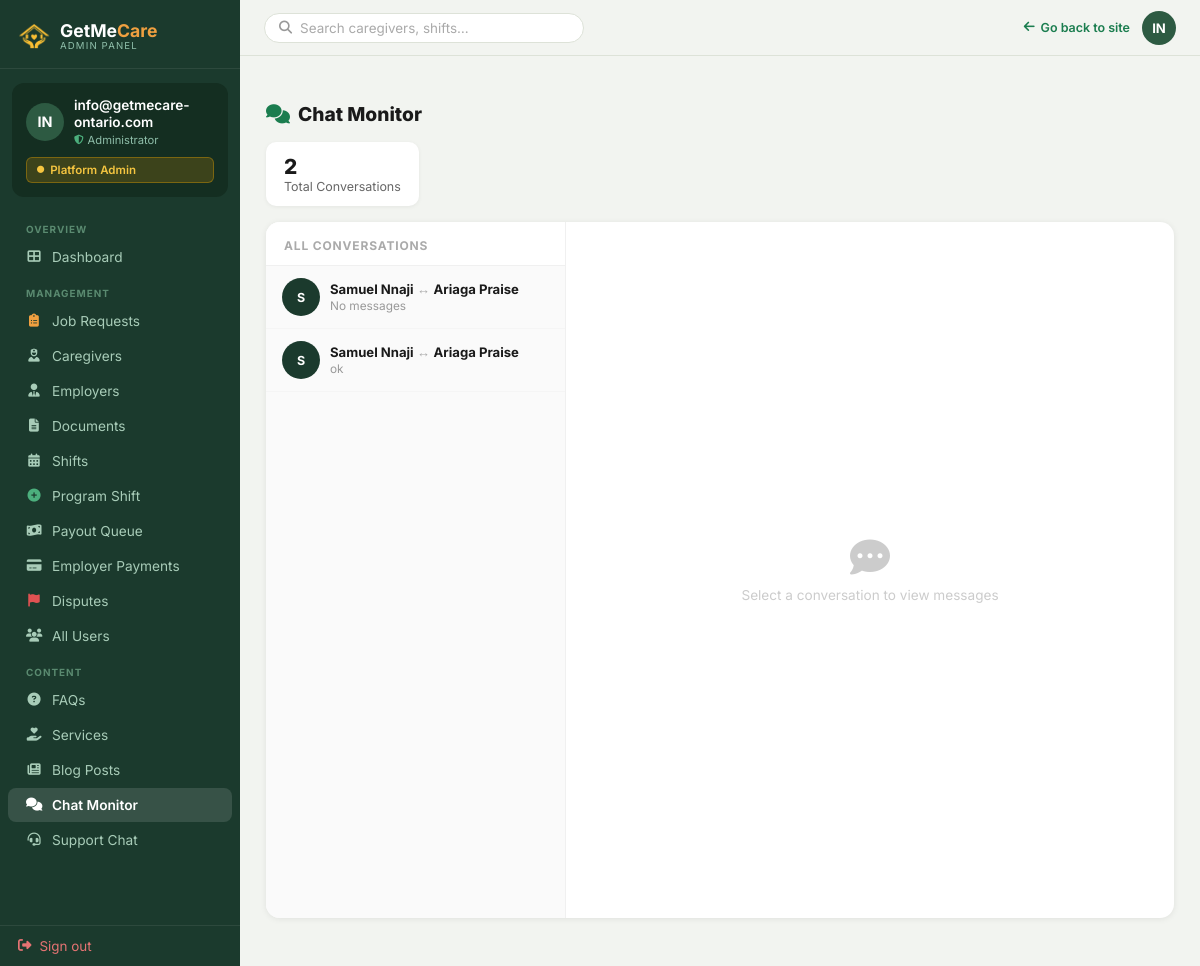
/chatbot/admin/monitor/ (signed in), run on the app's committed database.
### Account/models.py (models this page shows, shortened)
class CustomUser(AbstractUser):
    EMPLOYER = 'employer'
    CAREGIVER = 'caregiver'
    ROLE_CHOICES = [
        (EMPLOYER, 'Employer / Family'),
        (CAREGIVER, 'Caregiver / PSW'),
    ]
    role = models.CharField(
        max_length=20,
        choices=ROLE_CHOICES,
        default=EMPLOYER,
    )
    phone = models.CharField(max_length=20, blank=True)
    @property
    def is_admin(self):
        return self.is_superuser or self.is_staff
    @property
    def is_employer(self):
        return self.role == self.EMPLOYER and not self.is_admin
    @property
    def is_caregiver(self):
        return self.role == self.CAREGIVER and not self.is_admin

### Chatbot/models.py (models this page shows, shortened)
class DirectConversation(models.Model):
    participant_1 = models.ForeignKey(
        User, on_delete=models.CASCADE, related_name='conversations_as_p1'
    )
    participant_2 = models.ForeignKey(
        User, on_delete=models.CASCADE, related_name='conversations_as_p2'
    )
    created_at = models.DateTimeField(auto_now_add=True)
    updated_at = models.DateTimeField(auto_now=True)
    class Meta:
        ordering = ['-updated_at']
        unique_together = [('participant_1', 'participant_2')]
    def last_message(self):
        return self.direct_messages.last()

class DirectMessage(models.Model):
    conversation = models.ForeignKey(
        DirectConversation, on_delete=models.CASCADE, related_name='direct_messages'
    )
    sender = models.ForeignKey(
        User, on_delete=models.CASCADE, related_name='sent_direct_messages'
    )
    body = models.TextField()
    is_read = models.BooleanField(default=False)
    created_at = models.DateTimeField(auto_now_add=True)
    class Meta:
        ordering = ['created_at']

### Chatbot/views.py (the view)
# urls.py: path('admin/monitor/', views.admin_chat_monitor, name='admin_chat_monitor'),
@staff_member_required
def admin_chat_monitor(request):
    convs = DirectConversation.objects.all().select_related(
        'participant_1', 'participant_2'
    ).order_by('-updated_at')
    selected_conv = None
    chat_messages = []
    conv_id = request.GET.get('conv')
    if conv_id:
        selected_conv = get_object_or_404(DirectConversation, pk=conv_id)
        chat_messages = selected_conv.direct_messages.select_related('sender').all()
    conversations = []
    for conv in convs:
        last = conv.last_message()
        conversations.append({'conv': conv, 'last': last})
    return render(request, 'chat/admin-chat-monitor.html', {
        'conversations': conversations,
        'selected_conv': selected_conv,
        'chat_messages': chat_messages,
    })

### templates/chat/admin-chat-monitor.html (shortened to what this page needs)
﻿{% extends "AdminApp/base_admin.html" %}
{% block content %}
<div class="acm-page-title">
  <i class="fas fa-comments"></i> Chat Monitor
</div>
<div class="acm-stats">
  <div class="acm-stat">
    <strong>{{ conversations|length }}</strong>
    Total Conversations
  </div>
</div>
<div class="acm-grid">
  <div class="acm-sidebar tab-active" id="acm-sidebar">
    <div class="acm-sidebar-header">All Conversations</div>
    {% for item in conversations %}
    <a href="?conv={{ item.conv.pk }}" class="acm-conv-item {% if selected_conv and selected_conv.pk == item.conv.pk %}active{% endif %}">
      <div class="acm-conv-av">
        {% if item.conv.participant_1.first_name %}{{ item.conv.participant_1.first_name|first|upper }}{% else %}{{ item.conv.participant_1.username|first|upper }}{% endif %}
      </div>
      <div class="acm-conv-info">
        <div class="acm-conv-names">
          {{ item.conv.participant_1.get_full_name|default:item.conv.participant_1.username }}
          <span style="color:#aaa;font-weight:400"> ↔ </span>
          {{ item.conv.participant_2.get_full_name|default:item.conv.participant_2.username }}
        </div>
        <div class="acm-conv-preview">
          {% if item.last %}{{ item.last.body|truncatechars:40 }}{% else %}No messages{% endif %}
        </div>
      </div>
    </a>
    {% empty %}
    <div style="padding:30px 18px;text-align:center;color:#ccc;font-size:.82rem">No conversations yet</div>
    {% endfor %}
  </div>
  <div class="acm-main" id="acm-main">
    {% if selected_conv %}
    <div class="acm-main-header">
      <h3>
        {{ selected_conv.participant_1.get_full_name|default:selected_conv.participant_1.username }}
        &harr;
        {{ selected_conv.participant_2.get_full_name|default:selected_conv.participant_2.username }}
      </h3>
      <p>
        {{ selected_conv.participant_1.email }} &nbsp;|&nbsp;
        {{ selected_conv.participant_2.email }} &nbsp;·&nbsp;
        Started {{ selected_conv.created_at|date:"M d, Y" }}
        &nbsp;·&nbsp; {{ messages|length }} message{{ messages|length|pluralize }}
      </p>
    </div>
    <div class="acm-messages">
      {% for msg in chat_messages %}
      <div class="acm-msg">
        <div class="acm-msg-av">
          {% if msg.sender.first_name %}{{ msg.sender.first_name|first|upper }}{{ msg.sender.last_name|first|upper }}{% else %}{{ msg.sender.username|slice:":2"|upper }}{% endif %}
        </div>
        <div class="acm-bubble">
          {{ msg.body }}
          <div class="acm-bubble-meta">
            <span class="acm-bubble-sender">{{ msg.sender.get_full_name|default:msg.sender.username }}</span>
            <span>{{ msg.created_at|date:"M d, g:i A" }}</span>
            {% if msg.is_read %}<span style="color:#1b7d4f"><i class="fas fa-check-double"></i></span>{% endif %}
          </div>
        </div>
      </div>
      {% empty %}
      <div style="text-align:center;color:#ccc;margin-top:40px">No messages in this conversation</div>
      {% endfor %}
    </div>
    {% else %}
    <div class="acm-empty-state">
      <i class="fas fa-comment-dots"></i>
      <p>Select a conversation to view messages</p>
    </div>
    {% endif %}
  </div>
</div>
{% endblock %}

### templates/AdminApp/base_admin.html (shortened to what this page needs)
{% load static %}
<!doctype html>
<html lang="en">
<head>
  <link rel="stylesheet" href="https://cdnjs.cloudflare.com/ajax/libs/font-awesome/6.4.0/css/all.min.css"/>
</head>
<body>
<aside class="adm-sidebar" id="adm-sidebar">
  <div class="adm-logo">
    <a href="{% url 'home' %}">
      <img src="{% static 'Caregiver/images/sitelog.png' %}" alt="GetMeCare Ontario logo" style="width:32px;height:32px;object-fit:contain;filter:brightness(0) saturate(100%) invert(72%) sepia(60%) saturate(600%) hue-rotate(345deg) brightness(105%) contrast(95%)">
      <div>
        <div class="adm-logo-name">GetMe<span style="color:#F0A040">Care</span></div>
        <div class="adm-logo-sub">Admin Panel</div>
      </div>
    </a>
  </div>
  <div class="adm-profile">
    <div class="adm-profile-row">
      <div class="adm-av">{% if request.user.first_name %}{{ request.user.first_name|first|upper }}{{ request.user.last_name|first|upper }}{% else %}{{ request.user.username|slice:":2"|upper }}{% endif %}</div>
      <div>
        <div class="adm-av-name">{{ request.user.get_full_name|default:request.user.username }}</div>
        <div class="adm-av-role"><i class="fas fa-shield-alt" style="color:#4caf7d;font-size:.6rem;"></i> Administrator</div>
      </div>
    </div>
    <div class="adm-badge"><i class="fas fa-circle" style="font-size:.45rem;"></i> Platform Admin</div>
  </div>
  <div class="adm-nav">
    <div class="adm-nav-section">Overview</div>
    <a href="{% url 'AdminApp:dashboard' %}" {% if request.resolver_match.url_name == 'dashboard' %}class="active"{% endif %}>
      <i class="fas fa-th-large"></i> Dashboard
    </a>
    <div class="adm-nav-section">Management</div>
    <a href="{% url 'AdminApp:job_requests' %}" {% if request.resolver_match.url_name in 'job_requests,job_request_matches,admin_create_39_payment_link' %}class="active"{% endif %}>
      <i class="fas fa-clipboard-list" style="color:#f0a040"></i> Job Requests
    </a>
    <a href="{% url 'AdminApp:manage_caregivers' %}" {% if request.resolver_match.url_name == 'manage_caregivers' %}class="active"{% endif %}>
      <i class="fas fa-user-nurse"></i> Caregivers
    </a>
    <a href="{% url 'AdminApp:manage_employers' %}" {% if request.resolver_match.url_name == 'manage_employers' %}class="active"{% endif %}>
      <i class="fas fa-user-tie"></i> Employers
    </a>
    <a href="{% url 'AdminApp:review_documents' %}" {% if request.resolver_match.url_name == 'review_documents' %}class="active"{% endif %}>
      <i class="fas fa-file-alt"></i> Documents
    </a>
    <a href="{% url 'AdminApp:manage_shifts' %}" {% if request.resolver_match.url_name == 'manage_shifts' %}class="active"{% endif %}>
      <i class="fas fa-calendar-alt"></i> Shifts
    </a>
    <a href="{% url 'AdminApp:program_shift' %}" {% if request.resolver_match.url_name == 'program_shift' %}class="active"{% endif %}>
      <i class="fas fa-plus-circle" style="color:#4caf7d"></i> Program Shift
    </a>
    <a href="{% url 'AdminApp:payout_queue' %}" {% if request.resolver_match.url_name == 'payout_queue' %}class="active"{% endif %}>
      <i class="fas fa-money-bill-wave"></i> Payout Queue
    </a>
    <a href="{% url 'AdminApp:employer_payments' %}" {% if request.resolver_match.url_name == 'employer_payments' %}class="active"{% endif %}>
      <i class="fas fa-credit-card"></i> Employer Payments
    </a>
    <a href="{% url 'AdminApp:dispute_list' %}" {% if request.resolver_match.url_name == 'dispute_list' or request.resolver_match.url_name == 'dispute_detail' %}class="active"{% endif %}>
      <i class="fas fa-flag" style="color:#e05252"></i> Disputes
    </a>
    <a href="{% url 'AdminApp:manage_users' %}" {% if request.resolver_match.url_name == 'manage_users' %}class="active"{% endif %}>
      <i class="fas fa-users"></i> All Users
    </a>
    <div class="adm-nav-section">Content</div>
    <a href="{% url 'AdminApp:faq_list' %}" {% if request.resolver_match.url_name == 'faq_list' or request.resolver_match.url_name == 'faq_add' or request.resolver_match.url_name == 'faq_edit' %}class="active"{% endif %}>
      <i class="fas fa-question-circle"></i> FAQs
    </a>
    <a href="{% url 'AdminApp:service_list' %}" {% if request.resolver_match.url_name == 'service_list' or request.resolver_match.url_name == 'service_add' or request.resolver_match.url_name == 'service_edit' %}class="active"{% endif %}>
      <i class="fas fa-hand-holding-heart"></i> Services
    </a>
    <a href="{% url 'AdminApp:blog_list' %}" {% if request.resolver_match.url_name == 'blog_list' or request.resolver_match.url_name == 'blog_add' or request.resolver_match.url_name == 'blog_edit' %}class="active"{% endif %}>
      <i class="fas fa-newspaper"></i> Blog Posts
    </a>
    <a href="{% url 'admin_chat_monitor' %}" {% if request.resolver_match.url_name == 'admin_chat_monitor' %}class="active"{% endif %}>
      <i class="fas fa-comments"></i> Chat Monitor
    </a>
    <a href="{% url 'admin_support' %}" {% if request.resolver_match.url_name == 'admin_support' %}class="active"{% endif %}>
      <i class="fas fa-headset"></i> Support Chat
    </a>
  </div>
  <div class="adm-signout">
    <a href="{% url 'Account:logout' %}"><i class="fas fa-sign-out-alt"></i> Sign out</a>
  </div>
</aside>
<div class="adm-topbar">
  <form method="get" action="" class="adm-search-bar-wrap" style="flex:1;max-width:320px;">
    <div class="adm-search">
      <i class="fas fa-search"></i>
      <input type="text" name="q" placeholder="Search caregivers, shifts…" value="{{ request.GET.q|default:'' }}">
    </div>
  </form>
  <div class="adm-topbar-right" style="display:flex;align-items:center;gap:12px;margin-left:auto;">
    <a href="{% url 'home' %}" class="adm-back">
      <i class="fas fa-arrow-left"></i> Go back to site
    </a>
    <div class="adm-topbar-av">{% if request.user.first_name %}{{ request.user.first_name|first|upper }}{{ request.user.last_name|first|upper }}{% else %}{{ request.user.username|slice:":2"|upper }}{% endif %}</div>
  </div>
</div>
<main class="adm-main">
  <div class="adm-content">
    {% block content %}{% endblock %}
  </div>
</main>
  </body>
</html>

### data on the page
CustomUser: user.username "IN", user.get_full_name "info@getmecare-ontario.com"
DirectConversation: conv.participant_1.first_name|first "S", conv.participant_1.get_full_name "Samuel Nnaji", conv.participant_2.get_full_name "Ariaga Praise", shows "No messages"
DirectConversation: conv.participant_1.first_name|first "S", conv.participant_1.get_full_name "Samuel Nnaji", conv.participant_2.get_full_name "Ariaga Praise", last.body "ok"

### other printed values
{{ conversations|length }} "2"
